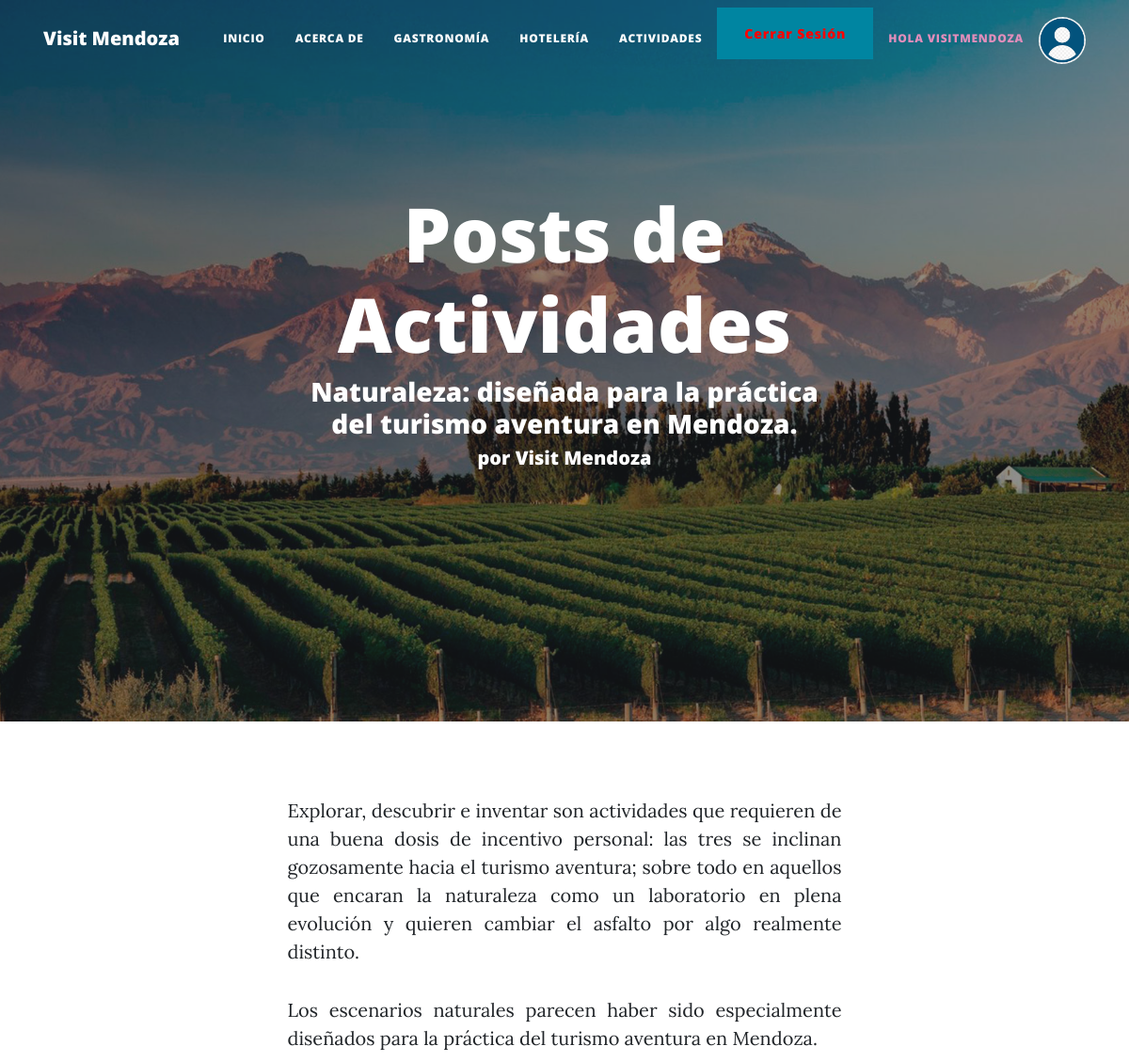
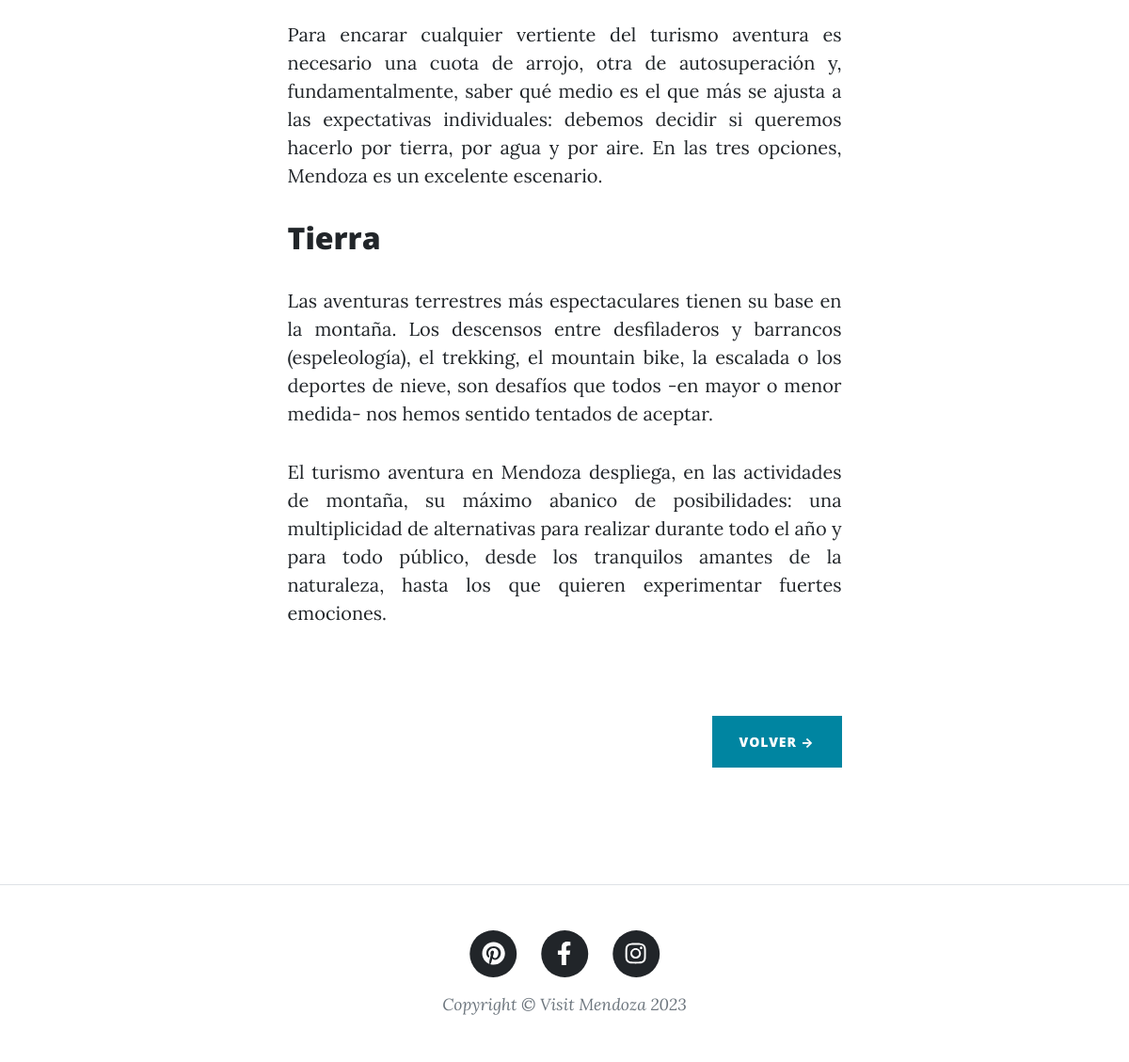
Before: /turismo_aventura/ (signed in) with the older database file (2 pictures, top to bottom).
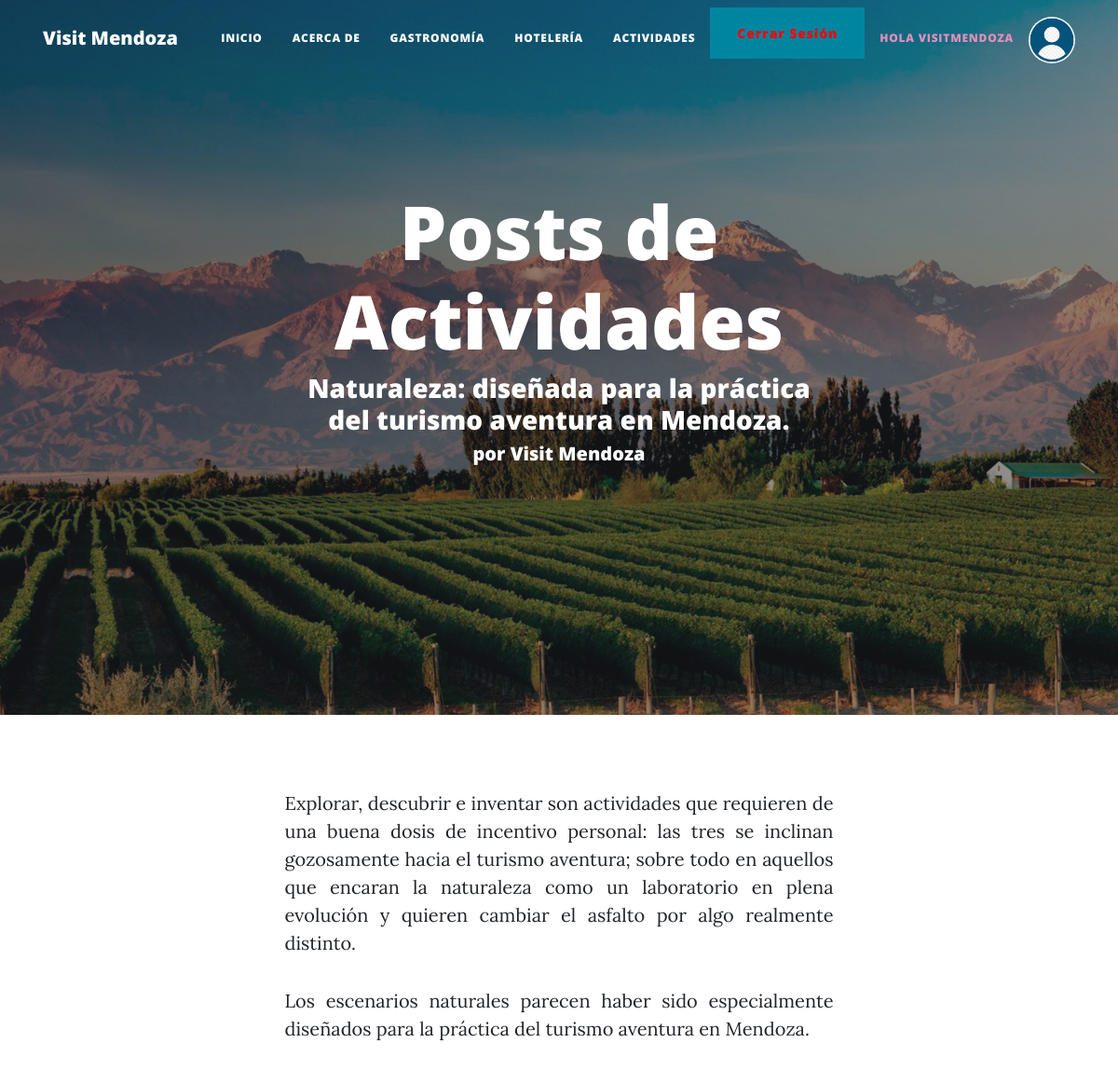
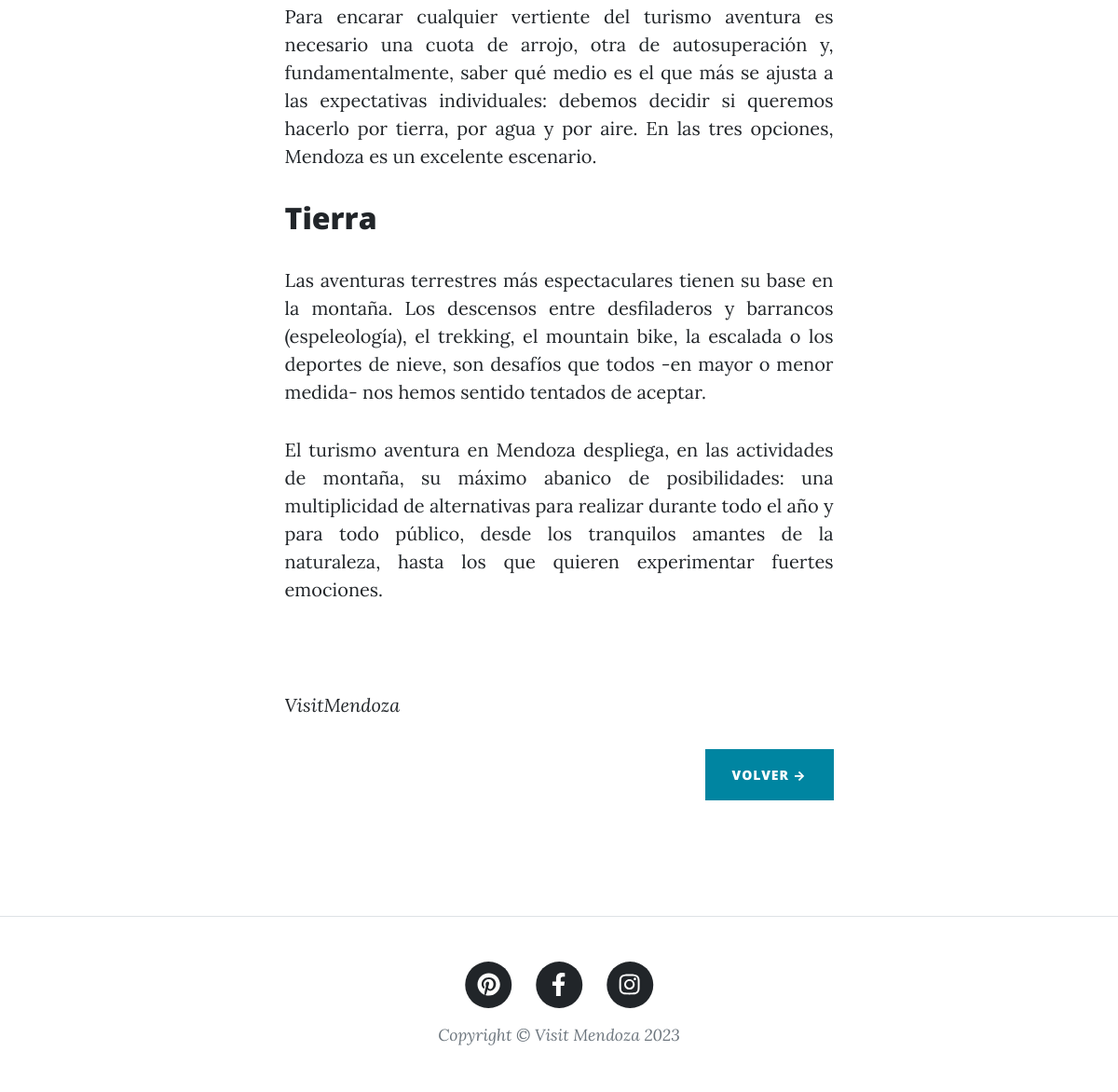
After: the same page with the newer database file (2 pictures, top to bottom).
### AppBlog/models.py (models this page shows, shortened)
class Post(models.Model):
    id = models.AutoField(primary_key=True)
    title = models.CharField('Nombre del Post', max_length=100, null = False, blank = False)
    slug = models.CharField('Slug', max_length=100, null = False, blank = False)
    description = models.CharField('Descripción', max_length=100, null = True, blank = True)
    image = models.URLField('Imagen', max_length=200, null = False, blank = False)
    autor = models.ForeignKey(Autor, max_length=100, verbose_name='Autor', on_delete=models.CASCADE)
    category = models.ForeignKey(Category, verbose_name='Categoría', on_delete=models.CASCADE)
    status = models.BooleanField('Post Activo / Post No Activo', default=True)
    content = RichTextField()
    published = models.DateField('Fecha de Creación', auto_now_add=True)
    updated = models.DateField('Fecha de Modificacion', auto_now=True)
    class Meta:
        verbose_name = 'Post'
        verbose_name_plural = 'Posts'

class Category(models.Model):
    id = models.AutoField(primary_key=True)
    name = models.CharField('Nombre de la Categoría', max_length=100, null = False, blank = False)
    status = models.BooleanField('Categoría Activa / Categoría No Activa', default=True)
    published = models.DateField('Fecha de Creación', auto_now_add=True, auto_now=False)
    class Meta:
        verbose_name = 'Categoría'
        verbose_name_plural = 'Categorías'
    def __str__(self):
        return self.name

class Autor(models.Model):
    id = models.AutoField(primary_key=True)
    name = models.CharField('Nombre del Autor', max_length=100, null = False, blank = False)
    surname = models.CharField('Apellido del Autor', max_length=100, null = False, blank = False)
    facebook = models.URLField('Facebook', max_length=100, null = True, blank = True)
    twitter = models.URLField('Twitter', max_length=100, null = True, blank = True)
    instagram = models.URLField('Instagram', max_length=100, null = True, blank = True)
    web = models.URLField('Web', max_length=100, null = True, blank = True)
    email = models.EmailField('Email', max_length=100, null = False, blank = False)
    status = models.BooleanField('Autor Activo / Autor No Activo', default=True)
    published = models.DateTimeField('Fecha de Creación', auto_now_add=True, auto_now=False)
    class Meta:
        verbose_name = 'Autor'
        verbose_name_plural = 'Autores'
    def __str__(self):
        return "{0} {1}".format(self.name, self.surname)

### AppBlog/views.py (the view)
# urls.py: path('<slug:slug>/', detailpost, name='detailpost'),
@login_required
def detailpost(request, slug):
    post = get_object_or_404(Post, slug=slug)
    return render(request, 'post.html', {'post':post, 'imagen':obtenerAvatar(request)})

### AppBlog/views.py (called while the page is built)
def obtenerAvatar(request):
    lista=Avatar.objects.filter(user=request.user)
    if len(lista)!=0:
        imagen=lista[0].imagen.url
    else:
        imagen="media/avatars/transparent-default-avatar.png"
    return imagen

### Templates/post.html (shortened to what this page needs)
{% extends 'index.html' %}
{% load static %}
{% block titulo_body %}
    <h1> Posts de {{ post.category }} </h1>
    <h3> {{ post.description }} <h3>
    <h5> por {{ post.autor }} </h5>
{% endblock titulo_body %}
{% block contenido %}
    {{ post.content | safe }}
    <div class="d-flex justify-content-end mb-4"><a class="btn btn-primary text-uppercase" onclick="history.back()">Volver →</a>
{% endblock contenido %}

### Templates/index.html (shortened to what this page needs)
{% load static %}
<!DOCTYPE html>
<html lang="en">
    <head>
        <link href="{% static 'css/styles.css' %}" rel="stylesheet" />
    </head>
    <body>
        <nav class="navbar navbar-expand-lg navbar-light" id="mainNav">
            <div class="container px-2 px-lg-3">
                <a class="navbar-brand" href="{% url 'AppBlog:index' %}">Visit Mendoza</a>
                <div class="collapse navbar-collapse" id="navbarResponsive">
                    <ul class="navbar-nav ms-auto py-4 py-lg-0">
                        <li class="nav-item"><a class="nav-link px-lg-3 py-3 py-lg-4" href="{% url 'AppBlog:index' %}">Inicio</a></li>
                        <li class="nav-item"><a class="nav-link px-lg-3 py-3 py-lg-4" href="{% url 'AppBlog:about' %}">Acerca de</a></li>
                        <li class="nav-item"><a class="nav-link px-lg-3 py-3 py-lg-4" href="{% url 'AppBlog:gastronomy' %}">Gastronomía</a></li>
                        <li class="nav-item"><a class="nav-link px-lg-3 py-3 py-lg-4" href="{% url 'AppBlog:hotels' %}">Hotelería</a></li>
                        <li class="nav-item"><a class="nav-link px-lg-3 py-3 py-lg-4" href="{% url 'AppBlog:activities' %}">Actividades</a></li>
                        {% if request.user.is_authenticated %}
                        <li class="nav-item"><a class="btn btn-primary" style="color:rgb(255, 0, 0)" href="{% url 'AppAccounts:logout' %}">Cerrar Sesión</a></li>
                            {% if user.is_staff %}
                            <li class="nav-item"><a class="nav-link px-lg-3 py-3 py-lg-4" style="color:rgb(226, 142, 187)" href="{% url 'AppAccounts:panelctrl' %}"> Hola {{ request.user }}</a></li>
                            {% block img %}
                            <img src="{{ imagen }}" alt="" style="width: 50px; height: 50px; border-radius: 50%; margin-left: 0px; margin-top: 10px;">
                            {% endblock img %}
                            {% else %}
                            <li class="nav-item"><a class="nav-link px-lg-3 py-3 py-lg-4" style="color:rgb(136, 240, 133)" href="{% url 'AppAccounts:profile' %}">  Hola {{ request.user }} </a></li>
                            <img src="{{ imagen }}" alt="" style="width: 50px; height: 50px; border-radius: 50%; margin-left: 0px; margin-top: 10px;">
                        {% endif %}
                        {% else %}
                        <li class="nav-item"><a class="nav-link px-lg-3 py-3 py-lg-4" style="color:greenyellow" href="{% url 'AppAccounts:register' %}">Registrarme</a></li>
                        <li class="nav-item"><a class="btn btn-primary" href="{% url 'AppAccounts:login' %}">Iniciar Sesion</a></li>
                        {% endif %}
                    </ul>
                </div>
            </div>
        </nav>
        <header class="masthead" style="background-image: url({% static 'assets/img/home-bg1.jpg' %})">
            <div class="container position-relative px-4 px-lg-5">
                <div class="row gx-4 gx-lg-5 justify-content-center">
                    <div class="col-md-10 col-lg-8 col-xl-7">
                        <div class="site-heading">
                            {% block titulo_body %}{% endblock titulo_body %}
                        </div>
                    </div>
                </div>
            </div>
            <br>
            <br>
        </header>
        <div class="container px-4 px-lg-5">
            <div class="row gx-4 gx-lg-5 justify-content-center">
                <div class="col-md-10 col-lg-8 col-xl-7">
       {% block contenido %}{% endblock contenido %}
                    </div>
                </div>
            </div>
        </div>
        <br>
        <div class="d-flex justify-content-center mb-4">
        </div>
        <br>
        <footer class="border-top">
            <div class="container px-4 px-lg-5">
                <div class="row gx-4 gx-lg-5 justify-content-center">
                    <div class="col-md-10 col-lg-8 col-xl-7">
                        <ul class="list-inline text-center">
                            <li class="list-inline-item">
                                <a href="#!">
                                    <span class="fa-stack fa-lg">
                                        <i class="fas fa-circle fa-stack-2x"></i>
                                        <i class="fab fa-pinterest fa-stack-1x fa-inverse"></i>
                                    </span>
                                </a>
                            </li>
                            <li class="list-inline-item">
                                <a href="https://bit.ly/3icppc5">
                                    <span class="fa-stack fa-lg">
                                        <i class="fas fa-circle fa-stack-2x"></i>
                                        <i class="fab fa-facebook-f fa-stack-1x fa-inverse"></i>
                                    </span>
                                </a>
                            </li>
                            <li class="list-inline-item">
                                <a href="https://www.instagram.com/visitmendoza/">
                                    <span class="fa-stack fa-lg">
                                        <i class="fas fa-circle fa-stack-2x"></i>
                                        <i class="fab fa-instagram fa-stack-1x fa-inverse"></i>
                                    </span>
                                </a>
                            </li>
                        </ul>
                        <div class="small text-center text-muted fst-italic">Copyright &copy; Visit Mendoza 2023</div>
                    </div>
                </div>
            </div>
        </footer>
    </body>
</html>

Changed rows visible on the page:
changed Post "Naturaleza: diseñada para la práctica del turismo aventura en Mendoza.": content "…quieren experimentar fuertes emociones." → "…quieren experimentar fuertes emociones. VisitMendoza"
